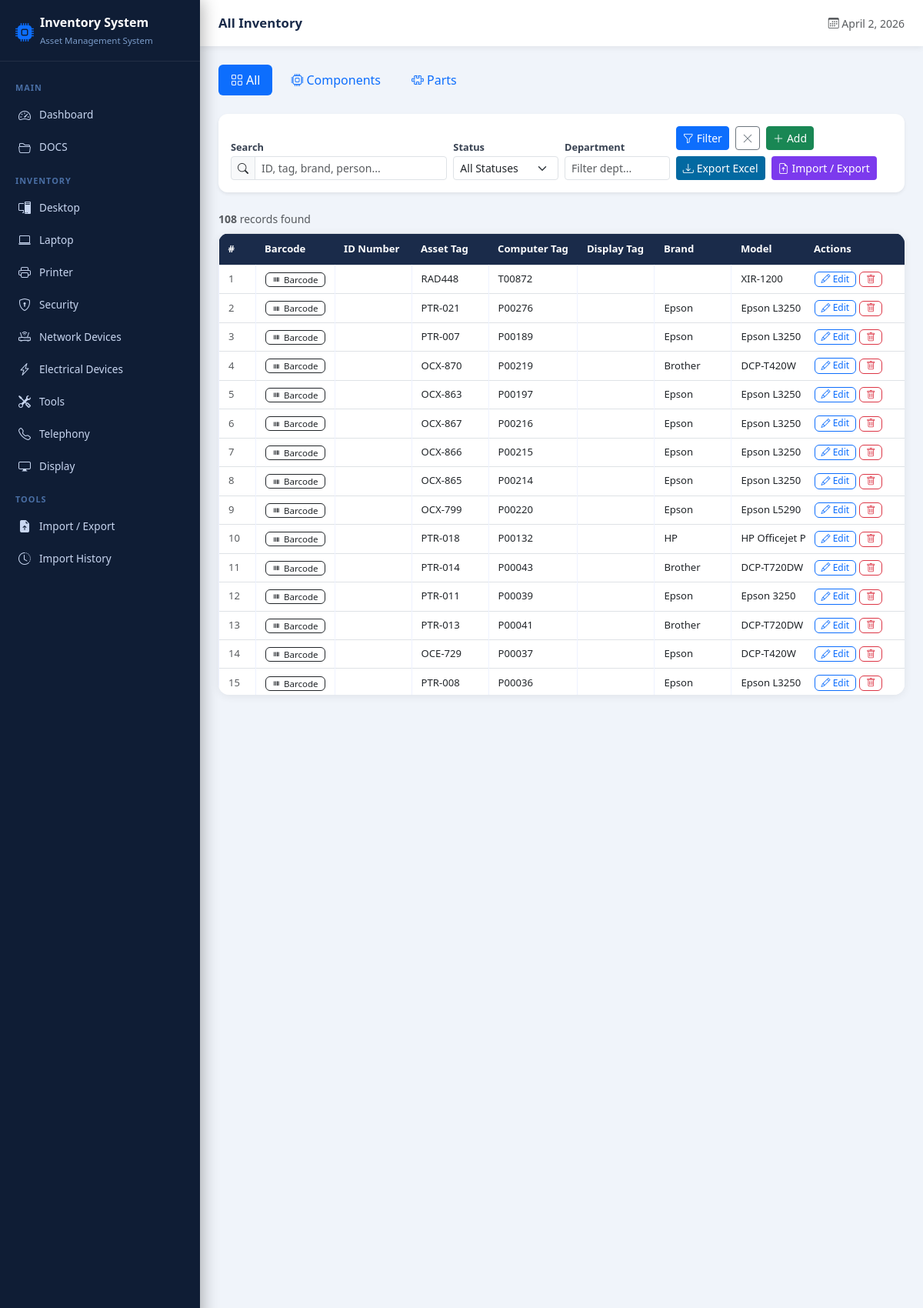
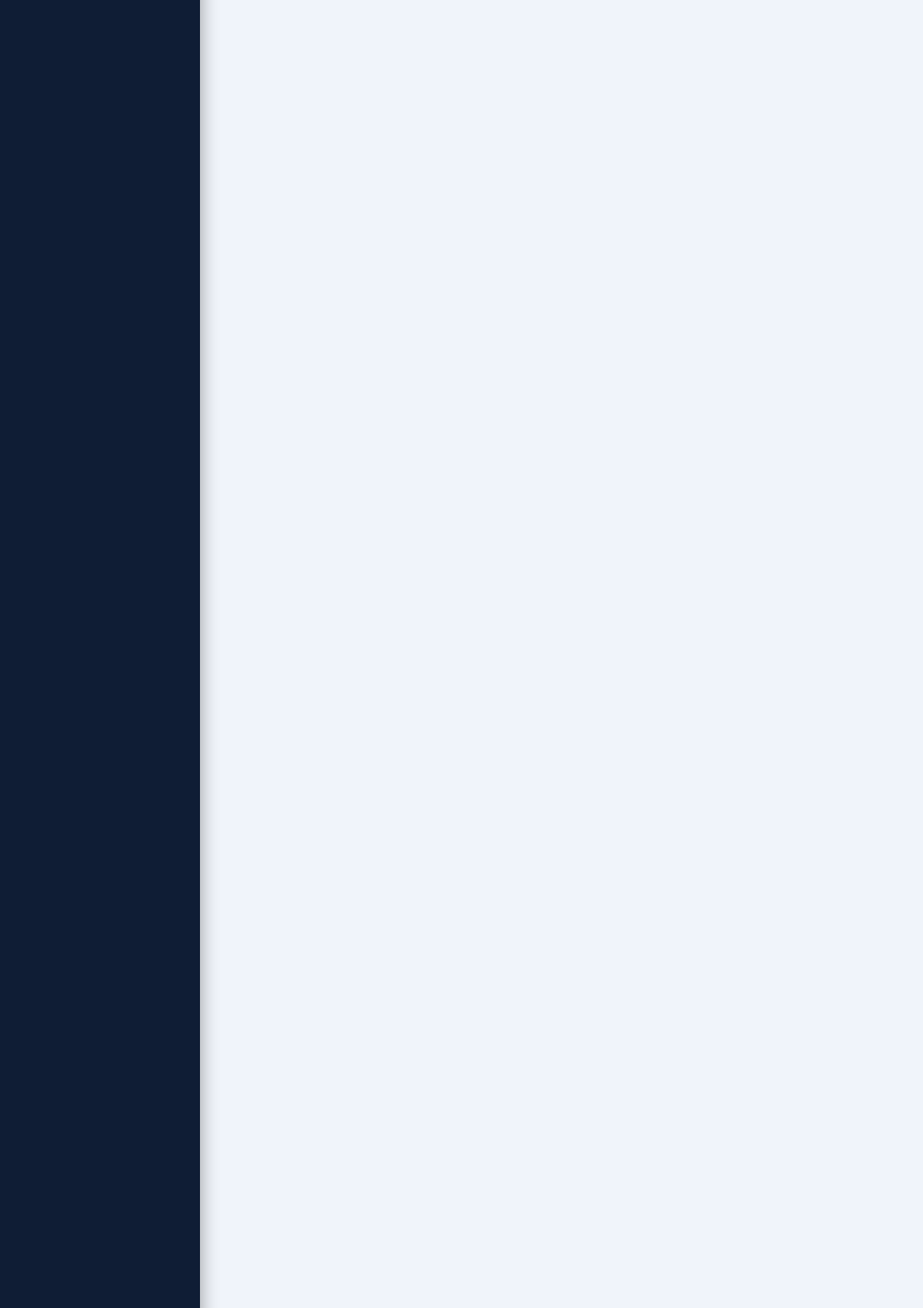
Screenshot of /inventory/ (signed in, upper part) with the database file from the repository (2 pictures, top to bottom).
### inventory/models.py (models this page shows, shortened)
class InventoryItem(models.Model):
    id_number = models.CharField(max_length=100, blank=True)
    asset_tag = models.CharField(max_length=100, blank=True)
    computer_tag = models.CharField(max_length=100, blank=True)
    display_tag = models.CharField(max_length=100, blank=True)
    brand = models.CharField(max_length=100, blank=True)
    model = models.CharField(max_length=100, blank=True)
    work_order = models.CharField(max_length=100, blank=True)
    inventory_receipt = models.CharField(max_length=100, blank=True)
    inventory_issuance = models.CharField(max_length=100, blank=True)
    po = models.CharField(max_length=100, blank=True, verbose_name='PO')
    remarks = models.TextField(blank=True)
    assigned_person = models.CharField(max_length=200, blank=True)
    department = models.CharField(max_length=200, blank=True)
    project_site = models.CharField(max_length=200, blank=True)
    serial_number = models.CharField(max_length=200, blank=True)
    type = models.CharField(max_length=100, blank=True)
    status = models.CharField(max_length=50, choices=STATUS_CHOICES, default='Active')
    reference_number = models.CharField(max_length=100, blank=True)
    purchase_date = models.DateField(null=True, blank=True)
    category = models.CharField(max_length=50, choices=CATEGORY_CHOICES)
    classification = models.CharField(max_length=20, choices=CLASSIFICATION_CHOICES)
    import_batch = models.CharField(max_length=100, blank=True, db_index=True)
    created_at = models.DateTimeField(auto_now_add=True)
    updated_at = models.DateTimeField(auto_now=True)
    class Meta:
        ordering = ['-created_at']

### inventory/views.py (the view, shortened to what this page needs)
# urls.py: path('inventory/', views.inventory_list, name='inventory_list'),
@login_required
def inventory_list(request, category=None, classification=None):
    items = InventoryItem.objects.all()
    if category:
        items = items.filter(category=category)
    if classification:
        items = items.filter(classification=classification)
    search = request.GET.get('search', '')
    status_filter = request.GET.get('status', '')
    if status_filter:
        items = items.filter(status=status_filter)
    dept_filter = request.GET.get('department', '')
    if dept_filter:
        items = items.filter(department__icontains=dept_filter)
    context = {
        'items': items,
        'category': category,
        'classification': classification,
        'categories': [c[0] for c in CATEGORY_CHOICES],
        'classifications': [c[0] for c in CLASSIFICATION_CHOICES],
        'search': search,
        'status_filter': status_filter,
        'dept_filter': dept_filter,
        'form': InventoryItemForm(),
    }
    return render(request, 'inventory/inventory_list.html', context)

### inventory/context_processors.py (called while the page is built)
def sidebar_categories(request):
    icon_map = {
        'Desktop': 'bi bi-pc-display',
        'Laptop': 'bi bi-laptop',
        'Printer': 'bi bi-printer',
        'Security': 'bi bi-shield-lock',
        'Network Devices': 'bi bi-router',
        'Electrical Devices': 'bi bi-lightning-charge',
        'Tools': 'bi bi-tools',
        'Telephony': 'bi bi-telephone',
        'Display': 'bi bi-display',
    }
    cats = [{'name': k, 'icon': v} for k, v in icon_map.items()]
    return {
        'sidebar_categories': cats,
        'current_category': request.resolver_match.kwargs.get('category', '') if hasattr(request, 'resolver_match') and request.resolver_match else '',
    }

### templates/inventory/inventory_list.html (shortened to what this page needs)
{% extends 'inventory/base.html' %}
{% block page_title %}
  {% if category %}{{ category }}{% else %}All Inventory{% endif %}
{% endblock %}
{% block content %}
<div class="mb-4">
  <ul class="nav nav-pills gap-2">
    <li class="nav-item">
      <a class="nav-link {% if not classification %}active{% endif %}"
         href="{% if category %}{% url 'inventory_by_category' category %}{% else %}{% url 'inventory_list' %}{% endif %}">
        <i class="bi bi-grid me-1"></i>All
      </a>
    </li>
    <li class="nav-item">
      <a class="nav-link {% if classification == 'Components' %}active{% endif %}"
         href="{% if category %}{% url 'inventory_by_classification' category 'Components' %}{% else %}{% url 'inventory_list' %}{% endif %}">
        <i class="bi bi-cpu me-1"></i>Components
      </a>
    </li>
    <li class="nav-item">
      <a class="nav-link {% if classification == 'Parts' %}active{% endif %}"
         href="{% if category %}{% url 'inventory_by_classification' category 'Parts' %}{% else %}{% url 'inventory_list' %}{% endif %}">
        <i class="bi bi-puzzle me-1"></i>Parts
      </a>
    </li>
  </ul>
</div>
<div class="card border-0 shadow-sm mb-4" style="border-radius:12px;">
  <div class="card-body py-3">
    <form method="get" class="row g-2 align-items-end">
      <div class="col-md-4">
        <label class="form-label">Search</label>
        <div class="input-group input-group-sm">
          <span class="input-group-text bg-light"><i class="bi bi-search"></i></span>
          <input type="text" name="search" class="form-control" placeholder="ID, tag, brand, person..." value="{{ search }}">
        </div>
      </div>
      <div class="col-md-2">
        <label class="form-label">Status</label>
        <select name="status" class="form-select form-select-sm">
          <option value="">All Statuses</option>
        </select>
      </div>
      <div class="col-md-2">
        <label class="form-label">Department</label>
        <input type="text" name="department" class="form-control form-control-sm" placeholder="Filter dept..." value="{{ dept_filter }}">
      </div>
      <div class="col-md-4 d-flex gap-2 flex-wrap">
        <button type="submit" class="btn btn-primary btn-sm"><i class="bi bi-funnel me-1"></i>Filter</button>
        <a href="{% if category %}{% url 'inventory_by_category' category %}{% else %}{% url 'inventory_list' %}{% endif %}" class="btn btn-outline-secondary btn-sm"><i class="bi bi-x-lg"></i></a>
        <button type="button" class="btn btn-success btn-sm" data-bs-toggle="modal" data-bs-target="#addModal">
          <i class="bi bi-plus-lg me-1"></i>Add
        </button>
        <a href="{% url 'export_excel' %}?category={{ category|default:'' }}&status={{ status_filter|default:'' }}&department={{ dept_filter|default:'' }}&search={{ search|default:'' }}" class="btn btn-sm" style="background:#0369a1;color:#fff;">
          <i class="bi bi-download me-1"></i>Export Excel
        </a>
        <a href="{% url 'import_export' %}" class="btn btn-sm" style="background:#7c3aed;color:#fff;">
          <i class="bi bi-file-earmark-arrow-up me-1"></i>Import / Export
        </a>
      </div>
    </form>
  </div>
</div>
<div class="d-flex justify-content-between align-items-center mb-2">
  <span class="text-muted small"><strong>{{ items.count }}</strong> record{{ items.count|pluralize }} found</span>
</div>
<div class="table-container">
  <div style="overflow-x:auto;max-height:600px;">
    <table class="table table-hover table-bordered" id="inventoryTable">
      <thead>
        <tr>
          <th style="min-width:40px;">#</th>
          <th style="min-width:90px;">Barcode</th>
          <th style="min-width:100px;">ID Number</th>
          <th style="min-width:100px;">Asset Tag</th>
          <th style="min-width:110px;">Computer Tag</th>
          <th style="min-width:100px;">Display Tag</th>
          <th style="min-width:100px;">Brand</th>
          <th style="min-width:120px;">Model</th>
          <th style="min-width:130px; position:sticky; right:0; background:#1a2b4a;">Actions</th>
        </tr>
      </thead>
      <tbody>
        {% for item in items %}
        <tr id="row-{{ item.pk }}">
          <td class="text-muted">{{ forloop.counter }}</td>
          <td>
            <button class="btn btn-xs py-0 px-2 btn-outline-dark" style="font-size:0.72rem;" onclick="showBarcode({{ item.pk }})">
              <i class="bi bi-upc me-1"></i>Barcode
            </button>
          </td>
          <td>{{ item.id_number }}</td>
          <td>{{ item.asset_tag }}</td>
          <td>{{ item.computer_tag }}</td>
          <td>{{ item.display_tag }}</td>
          <td>{{ item.brand }}</td>
          <td>{{ item.model }}</td>
          <td style="position:sticky;right:0;background:#fff;">
            <div class="d-flex gap-1">
              <button class="btn btn-xs btn-outline-primary py-0 px-2" style="font-size:0.75rem;" onclick="openEditModal({{ item.pk }})">
                <i class="bi bi-pencil"></i> Edit
              </button>
              <form method="post" action="{% url 'delete_item' item.pk %}" onsubmit="return confirm('Delete this item?')">
                <button class="btn btn-xs btn-outline-danger py-0 px-2" style="font-size:0.75rem;">
                  <i class="bi bi-trash"></i>
                </button>
              </form>
            </div>
          </td>
        </tr>
        {% endfor %}
      </tbody>
    </table>
  </div>
</div>
{% endblock %}

### templates/inventory/base.html (style rules this page uses)
:root { --primary: #1a2b4a; --accent: #2563eb; --accent-light: #3b82f6; --sidebar-width: 260px; --sidebar-bg: #0f1d35; --sidebar-text: #c8d6f0; --sidebar-hover: rgba(59,130,246,0.15); --sidebar-active: #2563eb; }
body { background: #f0f4fa; font-family: 'Segoe UI', sans-serif; }
.table-container { background: #fff; border-radius: 14px; box-shadow: 0 2px 12px rgba(0,0,0,0.07); overflow: hidden; }
.table { margin: 0; font-size: 0.82rem; }
.table thead th { background: #1a2b4a; color: #fff; font-weight: 600; border: none; white-space: nowrap; padding: 10px 12px; position: sticky; top: 0; }
.table td { vertical-align: middle; padding: 8px 12px; white-space: nowrap; border-color: #eef2ff; }
.form-label { font-size: 0.8rem; font-weight: 600; color: #374151; margin-bottom: 2px; }

### rows the page displays
InventoryItem: asset_tag "RAD448", computer_tag "T00872", model "XIR-1200"
InventoryItem: asset_tag "PTR-021", computer_tag "P00276", brand "Epson", model "Epson L3250"
InventoryItem: asset_tag "PTR-007", computer_tag "P00189", brand "Epson", model "Epson L3250"
InventoryItem: asset_tag "OCX-870", computer_tag "P00219", brand "Brother", model "DCP-T420W"
InventoryItem: asset_tag "OCX-863", computer_tag "P00197", brand "Epson", model "Epson L3250"
InventoryItem: asset_tag "OCX-867", computer_tag "P00216", brand "Epson", model "Epson L3250"
InventoryItem: asset_tag "OCX-866", computer_tag "P00215", brand "Epson", model "Epson L3250"
InventoryItem: asset_tag "OCX-865", computer_tag "P00214", brand "Epson", model "Epson L3250"
InventoryItem: asset_tag "OCX-799", computer_tag "P00220", brand "Epson", model "Epson L5290"
InventoryItem: asset_tag "PTR-018", computer_tag "P00132", brand "HP", model "HP Officejet Pro 9730"
InventoryItem: asset_tag "PTR-014", computer_tag "P00043", brand "Brother", model "DCP-T720DW…"
InventoryItem: asset_tag "PTR-011", computer_tag "P00039", brand "Epson", model "Epson 3250"
InventoryItem: asset_tag "PTR-013", computer_tag "P00041", brand "Brother", model "DCP-T720DW…"
InventoryItem: asset_tag "OCE-729", computer_tag "P00037", brand "Epson", model "DCP-T420W"
InventoryItem: asset_tag "PTR-008", computer_tag "P00036", brand "Epson", model "Epson L3250"

### other values shown
{{ cat.name }} "Desktop" "Laptop" "Printer" "Security" "Network Devices" "Electrical Devices" "Tools" "Telephony" "Display"
{{ items.count }} "108"
